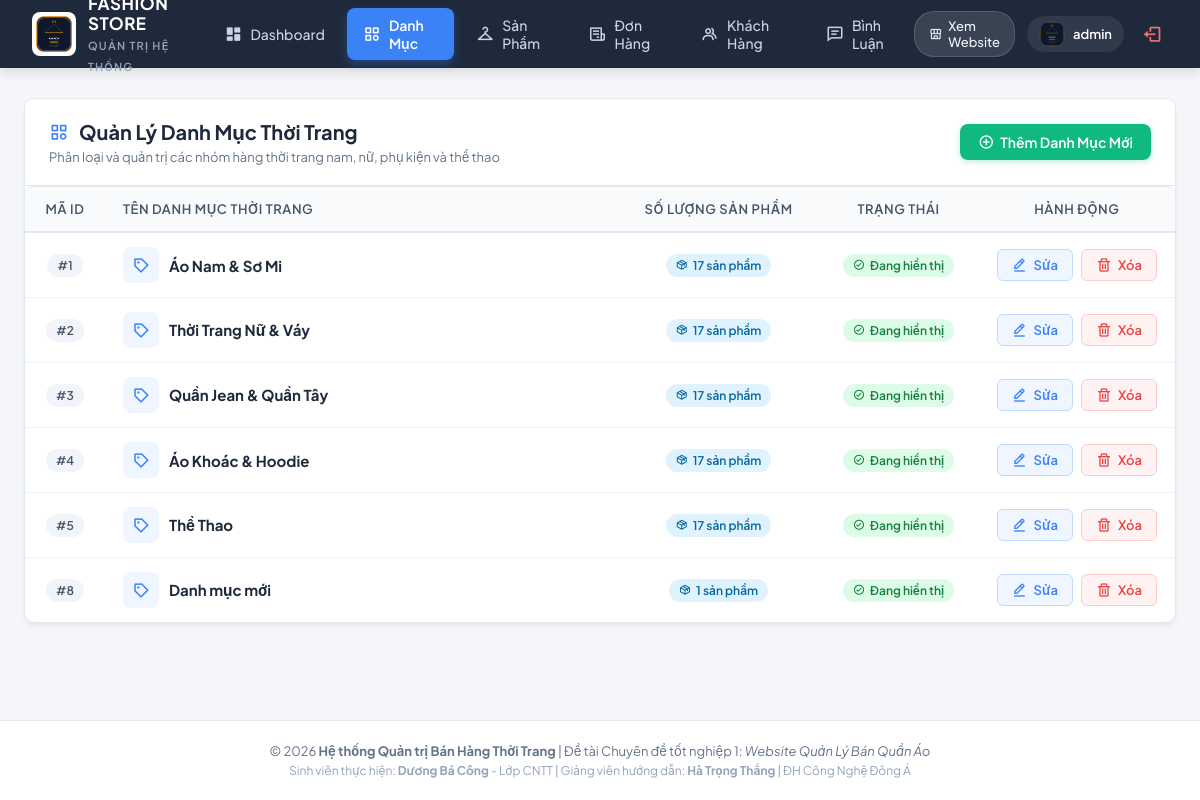
The app's page /controller/indexAdmin.php?act=danhmuc (signed in) with its own data.
### tables this page shows
CREATE TABLE `danhmuc` (
  `iddanhmuc` int(11) NOT NULL AUTO_INCREMENT,
  `tendanhmuc` varchar(255) NOT NULL,
  PRIMARY KEY (`iddanhmuc`)
);

### model/config.php (called while the page is built, shortened)
<?php
  function pdo_con(){
    static $cached_conn = null;
    if ($cached_conn !== null) {
      return $cached_conn;
    }
    $http_host = $_SERVER['HTTP_HOST'] ?? '';
    $is_infinityfree = (strpos($http_host, 'infinityfree') !== false || strpos($http_host, 'epizy.com') !== false);
    if ($is_infinityfree) {
      $servername = "sql302.infinityfree.com";
      $username = "if0_43184606";
      $password = "8gZKYLk9Rk6UBlL";
      $dbname = "if0_43184606_duan1";
      $port = 3306;
      $db_candidates = [$dbname];
    } else {
      $servername = "127.0.0.1";
      $username = "root";
      $password = "";
      $port = 3306;
      $db_candidates = ['duanmau', 'duan1'];
    }
    foreach ($db_candidates as $try_db) {
      try {
        $conn = new PDO("mysql:host=$servername;port=$port;dbname=$try_db;charset=utf8", $username, $password, [
          PDO::ATTR_ERRMODE => PDO::ERRMODE_EXCEPTION,
          PDO::ATTR_TIMEOUT => 2
        ]);
        $cached_conn = $conn;
        return $cached_conn;
      } catch (PDOException $e) {
      }
    }
    return null;
  }
  function pdo_query($sql){
    $sql_args = array_slice(func_get_args(), 1);
    $conn = pdo_con();
    try {
      $stmt = $conn->prepare($sql);
      $stmt->execute($sql_args);
      $rows = $stmt->fetchAll();
      return $rows ? $rows : [];
    } catch (PDOException $e) {
      throw $e;
    }
  }
  function pdo_query_one($sql){
    $sql_args = array_slice(func_get_args(), 1);
    $conn = pdo_con();
    try {
      $stmt = $conn->prepare($sql);
      $stmt->execute($sql_args);
      $row = $stmt->fetch(PDO::FETCH_ASSOC);
      return $row ? $row : null;
    } catch (PDOException $e) {
      throw $e;
    }
  }
?>

### model/danhmuc.php (called while the page is built, shortened)
<?php
function danhmuc_showAll(){
    $sql = "SELECT * FROM danhmuc ORDER BY iddanhmuc ASC";
    return pdo_query($sql);
}
function danhmuc_count_sanpham($iddanhmuc){
    $sql = "SELECT COUNT(*) as total FROM sanpham WHERE iddanhmuc=?";
    $res = pdo_query_one($sql, $iddanhmuc);
    return $res ? (int)$res['total'] : 0;
}
?>

### viewAdmin/danhmuc.php (the view, shortened to what this page needs)
<?php
$list_danhmuc = danhmuc_showAll();
?>
<div class="admin-card">
    <div class="admin-card-header">
        <div class="admin-card-title-group">
            <h2><i class='bx bx-category' style="color: #3b82f6;"></i> Quản Lý Danh Mục Thời Trang</h2>
            <p>Phân loại và quản trị các nhóm hàng thời trang nam, nữ, phụ kiện và thể thao</p>
        </div>
        <div>
            <a href="../controller/indexAdmin.php?act=themdanhmuc" class="btn-action btn-add">
                <i class='bx bx-plus-circle'></i> Thêm Danh Mục Mới
            </a>
        </div>
    </div>
    <div class="admin-card-body" style="padding: 0;">
        <div class="table-responsive">
            <table class="admin-table">
                <thead>
                    <tr>
                        <th style="width: 80px; text-align: center;">Mã ID</th>
                        <th>Tên Danh Mục Thời Trang</th>
                        <th style="width: 200px; text-align: center;">Số Lượng Sản Phẩm</th>
                        <th style="width: 160px; text-align: center;">Trạng Thái</th>
                        <th style="width: 180px; text-align: center;">Hành Động</th>
                    </tr>
                </thead>
                <tbody>
                    <?php if (!empty($list_danhmuc)): ?>
                        <?php foreach ($list_danhmuc as $row):
                            $iddanhmuc = $row['iddanhmuc'];
                            $tendanhmuc = $row['tendanhmuc'];
                            $count = danhmuc_count_sanpham($iddanhmuc);
                            $dellink = "../controller/indexAdmin.php?act=danhmuc&iddanhmuc=" . $iddanhmuc;
                        ?>
                            <tr>
                                <td style="text-align: center;">
                                    <span class="badge-pill badge-neutral">#<?= $iddanhmuc ?></span>
                                </td>
                                <td>
                                    <div style="display: flex; align-items: center; gap: 10px;">
                                        <div style="width: 36px; height: 36px; border-radius: 8px; background: #eff6ff; display: flex; align-items: center; justify-content: center; color: #3b82f6; font-size: 18px;">
                                            <i class='bx bx-purchase-tag'></i>
                                        </div>
                                        <div>
                                            <strong style="color: #1e293b; font-size: 15px;"><?= htmlspecialchars($tendanhmuc) ?></strong>
                                        </div>
                                    </div>
                                </td>
                                <td style="text-align: center;">
                                    <span class="badge-pill badge-info">
                                        <i class='bx bx-package'></i> <?= $count ?> sản phẩm
                                    </span>
                                </td>
                                <td style="text-align: center;">
                                    <span class="badge-pill badge-success">
                                        <i class='bx bx-check-circle'></i> Đang hiển thị
                                    </span>
                                </td>
                                <td style="text-align: center;">
                                    <div style="display: inline-flex; gap: 8px; justify-content: center;">
                                        <a href="../controller/indexAdmin.php?act=suadanhmuc&id=<?= $iddanhmuc ?>" class="btn-action btn-edit" title="Chỉnh sửa danh mục">
                                            <i class='bx bx-edit-alt'></i> Sửa
                                        </a>
                                        <a onclick="return Del('<?= htmlspecialchars(addslashes($tendanhmuc)) ?>')" href="<?= $dellink ?>" class="btn-action btn-delete" title="Xóa danh mục">
                                            <i class='bx bx-trash'></i> Xóa
                                        </a>
                                    </div>
                                </td>
                            </tr>
                        <?php endforeach; ?>
                    <?php endif; ?>
                </tbody>
            </table>
        </div>
    </div>
</div>

### view/css/admin.css (style rules this page uses)
:root { --admin-bg: #f4f6fa; --admin-card-bg: #ffffff; --admin-header-bg: #1e293b; --admin-text-main: #1e293b; --admin-text-muted: #64748b; --admin-border: #e2e8f0; --admin-primary: #3b82f6; --admin-primary-hover: #2563eb; --admin-success: #10b981; --admin-success-hover: #059669; --admin-danger: #ef4444; --admin-danger-hover: #dc2626; --admin-warning: #f59e0b; --admin-info: #06b6d4; --admin-radius: 10px; --admin-shadow: 0 4px 6px -1px rgba(0, 0, 0, 0.05), 0 2px 4px -2px rgba(0, 0, 0, 0.05); --admin-shadow-lg: 0 10px 15px -3px rgba(0, 0, 0, 0.08), 0 4px 6px -4px rgba(0, 0, 0, 0.04); }
* { box-sizing: border-box; margin: 0; padding: 0; }
body.admin-body { font-family: 'Plus Jakarta Sans', 'Quicksand', -apple-system, BlinkMacSystemFont, 'Segoe UI', Roboto, sans-serif; background-color: var(--admin-bg); color: var(--admin-text-main); min-height: 100vh; display: flex; flex-direction: column; }
.admin-card { background: var(--admin-card-bg); border-radius: var(--admin-radius); border: 1px solid var(--admin-border); box-shadow: var(--admin-shadow); overflow: hidden; margin-bottom: 30px; transition: box-shadow 0.25s ease; }
.admin-card-header { padding: 20px 24px; border-bottom: 1px solid var(--admin-border); display: flex; align-items: center; justify-content: space-between; flex-wrap: wrap; gap: 16px; background: #ffffff; }
.admin-card-title-group h2 { font-size: 20px; font-weight: 700; color: var(--admin-text-main); display: flex; align-items: center; gap: 10px; margin: 0; }
.admin-card-title-group p { font-size: 13px; color: var(--admin-text-muted); margin-top: 4px; }
.admin-card-body { padding: 24px; }
.table-responsive { width: 100%; overflow-x: auto; }
.admin-table { width: 100%; border-collapse: separate; border-spacing: 0; text-align: left; }
.admin-table thead tr th { background: #f8fafc; color: #475569; font-size: 13px; font-weight: 600; text-transform: uppercase; letter-spacing: 0.6px; padding: 14px 18px; border-top: 1px solid var(--admin-border); border-bottom: 2px solid var(--admin-border); white-space: nowrap; }
.admin-table thead tr th:first-child { border-top-left-radius: 8px; }
.admin-table thead tr th:last-child { border-top-right-radius: 8px; }
.admin-table tbody tr { transition: background-color 0.15s ease; }
.admin-table tbody tr td { padding: 14px 18px; border-bottom: 1px solid #f1f5f9; font-size: 14px; color: #334155; vertical-align: middle; }
.admin-table tbody tr:last-child td { border-bottom: none; }
.btn-action { display: inline-flex; align-items: center; gap: 6px; padding: 7px 14px; border-radius: 6px; font-size: 13px; font-weight: 600; text-decoration: none; border: none; cursor: pointer; transition: all 0.2s ease; }
.btn-action i { font-size: 16px; }
.btn-add { background: var(--admin-success); color: #fff; padding: 9px 18px; border-radius: 8px; font-size: 14px; box-shadow: 0 2px 6px rgba(16, 185, 129, 0.25); }
.btn-edit { background: #eff6ff; color: var(--admin-primary); border: 1px solid #bfdbfe; }
.btn-delete { background: #fef2f2; color: var(--admin-danger); border: 1px solid #fecaca; }
.badge-pill { display: inline-flex; align-items: center; gap: 5px; padding: 4px 10px; border-radius: 20px; font-size: 12px; font-weight: 600; }
.badge-info { background: #e0f2fe; color: #0369a1; }
.badge-success { background: #dcfce7; color: #15803d; }
.badge-neutral { background: #f1f5f9; color: #475569; }

### records on screen
danhmuc: iddanhmuc "1", tendanhmuc "Áo Nam & Sơ Mi", count "17"
danhmuc: iddanhmuc "2", tendanhmuc "Thời Trang Nữ & Váy", count "17"
danhmuc: iddanhmuc "3", tendanhmuc "Quần Jean & Quần Tây", count "17"
danhmuc: iddanhmuc "4", tendanhmuc "Áo Khoác & Hoodie", count "17"
danhmuc: iddanhmuc "5", tendanhmuc "Thể Thao", count "17"
danhmuc: iddanhmuc "8", tendanhmuc "Danh mục mới", count "1"

### other values on screen
$admin_name "admin"
